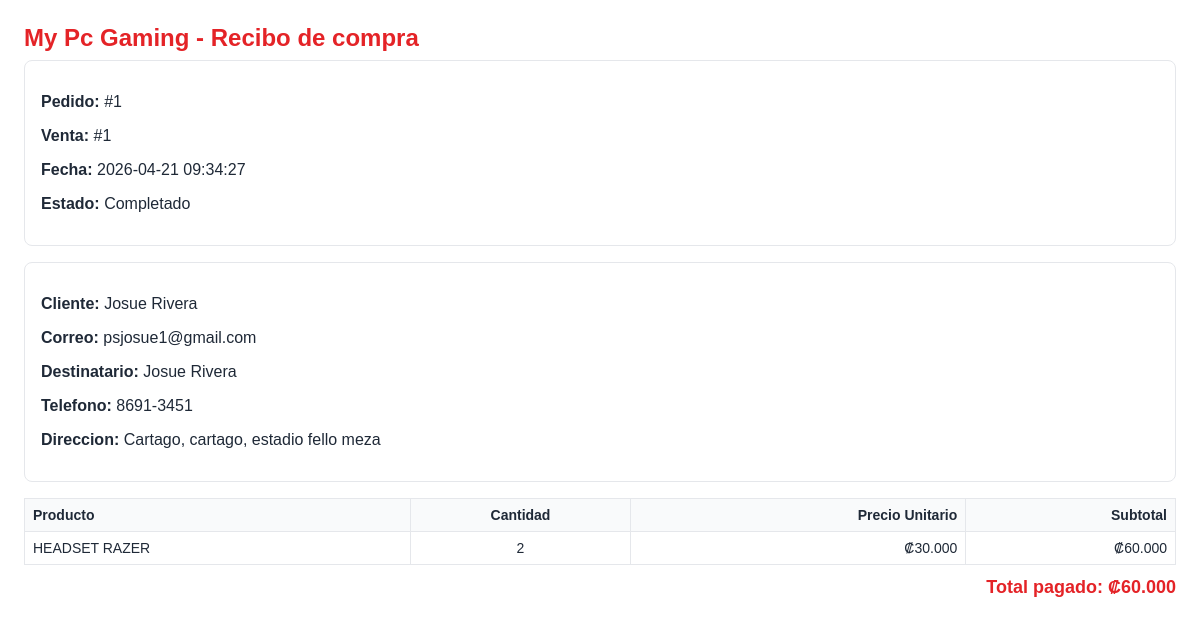
/Controllers/reciboController.php?accion=descargar&idPedido=1 (signed in), run on the app's committed database.
### tables this page shows
CREATE TABLE `pedido` (
  `idPedido` int NOT NULL AUTO_INCREMENT,
  `idVenta` int NOT NULL,
  `idUsuario` int NOT NULL,
  `nombreDestinatario` varchar(100) NOT NULL,
  `telefonoEnvio` varchar(9) NOT NULL,
  `direccionEnvio` varchar(350) NOT NULL,
  `estadoPedido` enum('pendiente','completado') DEFAULT 'pendiente',
  `fechaPedido` datetime DEFAULT CURRENT_TIMESTAMP,
  `fechaCompletado` datetime DEFAULT NULL,
  PRIMARY KEY (`idPedido`),
  UNIQUE KEY `idVenta_UNIQUE` (`idVenta`),
  KEY `idUsuario` (`idUsuario`),
  CONSTRAINT `pedido_ibfk_1` FOREIGN KEY (`idVenta`) REFERENCES `venta` (`idVenta`),
  CONSTRAINT `pedido_ibfk_2` FOREIGN KEY (`idUsuario`) REFERENCES `usuario` (`idUsuario`)
);

CREATE TABLE `usuario` (
  `idUsuario` int NOT NULL AUTO_INCREMENT,
  `idRol` int NOT NULL DEFAULT '2',
  `nombreCompleto` varchar(100) NOT NULL,
  `emailUsuario` varchar(100) NOT NULL,
  `passwordUsuario` varchar(255) NOT NULL,
  `fechaRegistro` date DEFAULT NULL,
  `estadoUsuario` enum('activo','inactivo') DEFAULT 'activo',
  PRIMARY KEY (`idUsuario`),
  UNIQUE KEY `emailUsuario` (`emailUsuario`),
  KEY `idRol` (`idRol`),
  CONSTRAINT `usuario_ibfk_1` FOREIGN KEY (`idRol`) REFERENCES `rol` (`idRol`)
);

CREATE TABLE `producto` (
  `idProducto` int NOT NULL AUTO_INCREMENT,
  `idCategoria` int NOT NULL,
  `nombreProducto` varchar(100) NOT NULL,
  `marca` varchar(100) DEFAULT NULL,
  `descripcionProducto` varchar(350) DEFAULT NULL,
  `precioProducto` decimal(10,2) NOT NULL,
  `stockProducto` int NOT NULL DEFAULT '0',
  `imagenProducto` json DEFAULT NULL,
  `estadoProducto` enum('disponible','agotado') DEFAULT 'disponible',
  `enOferta` tinyint(1) DEFAULT '0',
  `precioOferta` decimal(10,2) DEFAULT NULL,
  PRIMARY KEY (`idProducto`),
  KEY `idCategoria` (`idCategoria`),
  KEY `idx_en_oferta` (`enOferta`),
  CONSTRAINT `producto_ibfk_1` FOREIGN KEY (`idCategoria`) REFERENCES `categoria` (`idCategoria`)
);

CREATE TABLE `detalleventa` (
  `idDetalle` int NOT NULL AUTO_INCREMENT,
  `idVenta` int NOT NULL,
  `idProducto` int NOT NULL,
  `cantidadProductos` int NOT NULL,
  `precioUnitarioHistorico` decimal(10,2) NOT NULL,
  PRIMARY KEY (`idDetalle`),
  KEY `idVenta` (`idVenta`),
  KEY `idProducto` (`idProducto`),
  CONSTRAINT `detalleventa_ibfk_1` FOREIGN KEY (`idVenta`) REFERENCES `venta` (`idVenta`),
  CONSTRAINT `detalleventa_ibfk_2` FOREIGN KEY (`idProducto`) REFERENCES `producto` (`idProducto`)
);

CREATE TABLE `venta` (
  `idVenta` int NOT NULL AUTO_INCREMENT,
  `idUsuario` int NOT NULL,
  `totalVenta` decimal(10,2) NOT NULL,
  `fechaVenta` date DEFAULT NULL,
  PRIMARY KEY (`idVenta`),
  KEY `idUsuario` (`idUsuario`),
  CONSTRAINT `venta_ibfk_1` FOREIGN KEY (`idUsuario`) REFERENCES `usuario` (`idUsuario`)
);

### Models/ventaModel.php (called while the page is built, shortened)
<?php
function ObtenerPedidosUsuarioModel($idUsuario)
{
    $conexion = OpenDatabase();
    $consultaSQL = "CALL sp_ObtenerPedidosUsuario(?)";
    $consultaPreparada = $conexion->prepare($consultaSQL);
    $consultaPreparada->bind_param("i", $idUsuario);
    $consultaPreparada->execute();
    $resultado = $consultaPreparada->get_result();
    $lista = [];
    while ($fila = $resultado->fetch_assoc()) {
        $lista[] = $fila;
    }
    return $lista;
}

### Models/usuarioModel.php (called while the page is built, shortened)
<?php
function ObtenerUsuarioPorIdModel($idUsuario)
{
    $conexion = OpenDatabase();
    $consultaSQL = "CALL sp_ObtenerUsuarioPorId(?)";
    $consultaPreparada = $conexion->prepare($consultaSQL);
    $consultaPreparada->bind_param("i", $idUsuario);
    $consultaPreparada->execute();
    $resultado = $consultaPreparada->get_result();
    $usuario = $resultado->fetch_assoc();
    return $usuario;
}

### Controllers/correoTemplates.php (the view, shortened to what this page needs)
<?php
function EscaparCorreoTemplate($texto)
{
    return htmlspecialchars((string) $texto, ENT_QUOTES, 'UTF-8');
}
function ConstruirPlantillaRecibo($lineasPedido, $usuario)
{
    $primeraLinea = $lineasPedido[0];
    $idPedido = intval($primeraLinea['idPedido'] ?? 0);
    $idVenta = intval($primeraLinea['idVenta'] ?? 0);
    $fechaPedido = EscaparCorreoTemplate($primeraLinea['fechaPedido'] ?? '');
    $estadoPedido = EscaparCorreoTemplate(ucfirst($primeraLinea['estadoPedido'] ?? 'pendiente'));
    $nombreDestinatario = EscaparCorreoTemplate($primeraLinea['nombreDestinatario'] ?? '');
    $telefonoEnvio = EscaparCorreoTemplate($primeraLinea['telefonoEnvio'] ?? '');
    $direccionEnvio = EscaparCorreoTemplate($primeraLinea['direccionEnvio'] ?? '');
    $nombreUsuario = EscaparCorreoTemplate($usuario['nombreCompleto'] ?? 'Usuario');
    $correoUsuario = EscaparCorreoTemplate($usuario['emailUsuario'] ?? '');
    $filasTabla = '';
    foreach ($lineasPedido as $linea) {
        $cantidad = intval($linea['cantidadProductos'] ?? 0);
        $precioUnitario = floatval($linea['precioUnitarioHistorico'] ?? 0);
        $subtotal = $cantidad * $precioUnitario;
        $filasTabla .= '<tr>'
            . '<td>' . EscaparCorreoTemplate($linea['nombreProducto'] ?? '') . '</td>'
            . '<td style="text-align:center;">' . $cantidad . '</td>'
            . '<td style="text-align:right;">₡' . number_format($precioUnitario, 0, ',', '.') . '</td>'
            . '<td style="text-align:right;">₡' . number_format($subtotal, 0, ',', '.') . '</td>'
            . '</tr>';
    }
    $totalPedido = floatval($primeraLinea['totalVenta'] ?? 0);
    return '<!DOCTYPE html>'
        . '<html lang="es"><head><meta charset="UTF-8"><title>Recibo Pedido #' . $idPedido . '</title>'
        . '<style>'
        . 'body{font-family:Arial,sans-serif;margin:24px;color:#1f2937;}'
        . '.box{border:1px solid #e5e7eb;border-radius:8px;padding:16px;margin-bottom:16px;}'
        . '.title{color:#e42327;margin:0 0 8px 0;}'
        . 'table{width:100%;border-collapse:collapse;margin-top:12px;}'
        . 'th,td{border:1px solid #e5e7eb;padding:8px;font-size:14px;}'
        . 'th{background:#f9fafb;text-align:left;}'
        . '.total{font-size:18px;font-weight:bold;color:#e42327;text-align:right;margin-top:12px;}'
        . '</style></head><body>'
        . '<h2 class="title">My Pc Gaming - Recibo de compra</h2>'
        . '<div class="box">'
        . '<p><strong>Pedido:</strong> #' . $idPedido . '</p>'
        . '<p><strong>Venta:</strong> #' . $idVenta . '</p>'
        . '<p><strong>Fecha:</strong> ' . $fechaPedido . '</p>'
        . '<p><strong>Estado:</strong> ' . $estadoPedido . '</p>'
        . '</div>'
        . '<div class="box">'
        . '<p><strong>Cliente:</strong> ' . $nombreUsuario . '</p>'
        . '<p><strong>Correo:</strong> ' . $correoUsuario . '</p>'
        . '<p><strong>Destinatario:</strong> ' . $nombreDestinatario . '</p>'
        . '<p><strong>Telefono:</strong> ' . $telefonoEnvio . '</p>'
        . '<p><strong>Direccion:</strong> ' . $direccionEnvio . '</p>'
        . '</div>'
        . '<table><thead><tr><th>Producto</th><th style="text-align:center;">Cantidad</th><th style="text-align:right;">Precio Unitario</th><th style="text-align:right;">Subtotal</th></tr></thead><tbody>'
        . $filasTabla
        . '</tbody></table>'
        . '<p class="total">Total pagado: ₡' . number_format($totalPedido, 0, ',', '.') . '</p>'
        . '</body></html>';
}

### data on the page
pedido: idPedido "1", idVenta "1", fechaPedido "2026-04-21 09:34:27", estadoPedido "Completado", nombreDestinatario "Josue Rivera", telefonoEnvio "8691-3451", direccionEnvio "Cartago, cartago, estadio fello meza", producto.nombreProducto "HEADSET RAZER", detalleventa.cantidadProductos "2", detalleventa.precioUnitarioHistorico "30.000", detalleventa.cantidadProductos+precioUnitarioHistorico "60.000", idVenta.totalVenta "60.000"
usuario: nombreCompleto "Josue Rivera", emailUsuario "psjosue1@gmail.com"
